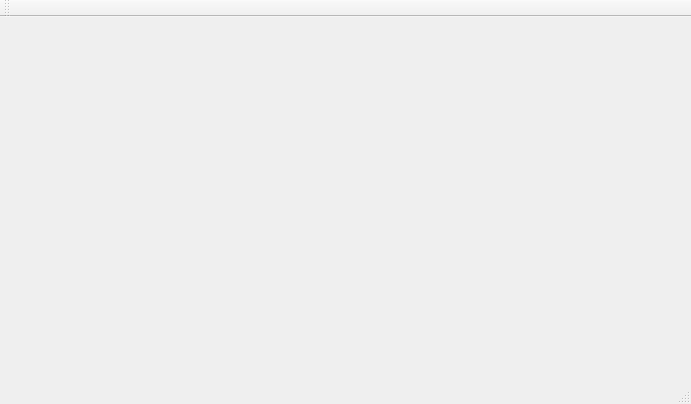
<?xml version="1.0" encoding="UTF-8"?>
<ui version="4.0">
 <class>MainWindowUI</class>
 <widget class="QMainWindow" name="MainWindowUI">
  <property name="geometry">
   <rect>
    <x>0</x>
    <y>0</y>
    <width>691</width>
    <height>404</height>
   </rect>
  </property>
  <property name="windowTitle">
   <string>MainWindowUI</string>
  </property>
  <widget class="QWidget" name="centralWidget"/>
  <widget class="QMenuBar" name="menuBar">
   <property name="geometry">
    <rect>
     <x>0</x>
     <y>0</y>
     <width>691</width>
     <height>20</height>
    </rect>
   </property>
  </widget>
  <widget class="QToolBar" name="mainToolBar">
   <attribute name="toolBarArea">
    <enum>TopToolBarArea</enum>
   </attribute>
   <attribute name="toolBarBreak">
    <bool>false</bool>
   </attribute>
  </widget>
  <widget class="QStatusBar" name="statusBar"/>
 </widget>
 <layoutdefault spacing="6" margin="11"/>
 <resources/>
 <connections/>
</ui>
